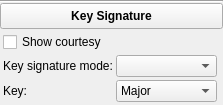
<?xml version="1.0" encoding="UTF-8"?>
<ui version="4.0">
 <class>InspectorKeySig</class>
 <widget class="QWidget" name="InspectorKeySig">
  <property name="geometry">
   <rect>
    <x>0</x>
    <y>0</y>
    <width>223</width>
    <height>105</height>
   </rect>
  </property>
  <property name="accessibleName">
   <string>Key Signature Inspector</string>
  </property>
  <layout class="QVBoxLayout" name="verticalLayout">
   <property name="spacing">
    <number>0</number>
   </property>
   <property name="leftMargin">
    <number>0</number>
   </property>
   <property name="topMargin">
    <number>0</number>
   </property>
   <property name="rightMargin">
    <number>0</number>
   </property>
   <property name="bottomMargin">
    <number>0</number>
   </property>
   <item>
    <widget class="QFrame" name="frame">
     <property name="frameShape">
      <enum>QFrame::HLine</enum>
     </property>
     <property name="frameShadow">
      <enum>QFrame::Sunken</enum>
     </property>
    </widget>
   </item>
   <item>
    <widget class="QToolButton" name="title">
     <property name="sizePolicy">
      <sizepolicy hsizetype="Preferred" vsizetype="Preferred">
       <horstretch>0</horstretch>
       <verstretch>0</verstretch>
      </sizepolicy>
     </property>
     <property name="font">
      <font>
       <weight>75</weight>
       <bold>true</bold>
      </font>
     </property>
     <property name="text">
      <string>Key Signature</string>
     </property>
    </widget>
   </item>
   <item>
    <widget class="QWidget" name="panel" native="true">
     <layout class="QGridLayout" name="gridLayout">
      <property name="leftMargin">
       <number>3</number>
      </property>
      <property name="topMargin">
       <number>3</number>
      </property>
      <property name="rightMargin">
       <number>3</number>
      </property>
      <property name="bottomMargin">
       <number>3</number>
      </property>
      <property name="spacing">
       <number>3</number>
      </property>
      <item row="0" column="2">
       <widget class="Ms::ResetButton" name="resetShowCourtesy" native="true">
        <property name="accessibleName">
         <string>Reset 'Show courtesy' value</string>
        </property>
       </widget>
      </item>
      <item row="1" column="0">
       <widget class="QLabel" name="keysigModeLabel">
        <property name="text">
         <string>Key signature mode:</string>
        </property>
        <property name="buddy">
         <cstring>keysigMode</cstring>
        </property>
       </widget>
      </item>
      <item row="1" column="2">
       <widget class="Ms::ResetButton" name="resetKeysigMode" native="true">
        <property name="accessibleName">
         <string>Reset 'Key signature mode' value</string>
        </property>
       </widget>
      </item>
      <item row="0" column="0" colspan="2">
       <widget class="QCheckBox" name="showCourtesy">
        <property name="focusPolicy">
         <enum>Qt::TabFocus</enum>
        </property>
        <property name="text">
         <string>Show courtesy</string>
        </property>
       </widget>
      </item>
      <item row="1" column="1">
       <widget class="QComboBox" name="keysigMode">
        <property name="sizePolicy">
         <sizepolicy hsizetype="Expanding" vsizetype="Fixed">
          <horstretch>0</horstretch>
          <verstretch>0</verstretch>
         </sizepolicy>
        </property>
        <property name="accessibleName">
         <string>Key signature mode</string>
        </property>
       </widget>
      </item>
      <item row="2" column="1">
       <widget class="QComboBox" name="setKey">
        <property name="currentText">
         <string>Major</string>
        </property>
        <property name="currentIndex">
         <number>0</number>
        </property>
        <item>
         <property name="text">
          <string>Major</string>
         </property>
        </item>
        <item>
         <property name="text">
          <string>Minor</string>
         </property>
        </item>
       </widget>
      </item>
      <item row="2" column="0">
       <widget class="QLabel" name="label">
        <property name="accessibleName">
         <string>Reset 'Show courtesy' value</string>
        </property>
        <property name="text">
         <string>Key:</string>
        </property>
       </widget>
      </item>
      <item row="2" column="2">
       <widget class="Ms::ResetButton" name="resetSetKey" native="true"/>
      </item>
     </layout>
    </widget>
   </item>
  </layout>
 </widget>
 <customwidgets>
  <customwidget>
   <class>Ms::ResetButton</class>
   <extends>QWidget</extends>
   <header>view/ui/resetButton.h</header>
   <container>1</container>
  </customwidget>
 </customwidgets>
 <tabstops>
  <tabstop>title</tabstop>
  <tabstop>showCourtesy</tabstop>
  <tabstop>keysigMode</tabstop>
 </tabstops>
 <resources/>
 <connections/>
</ui>
